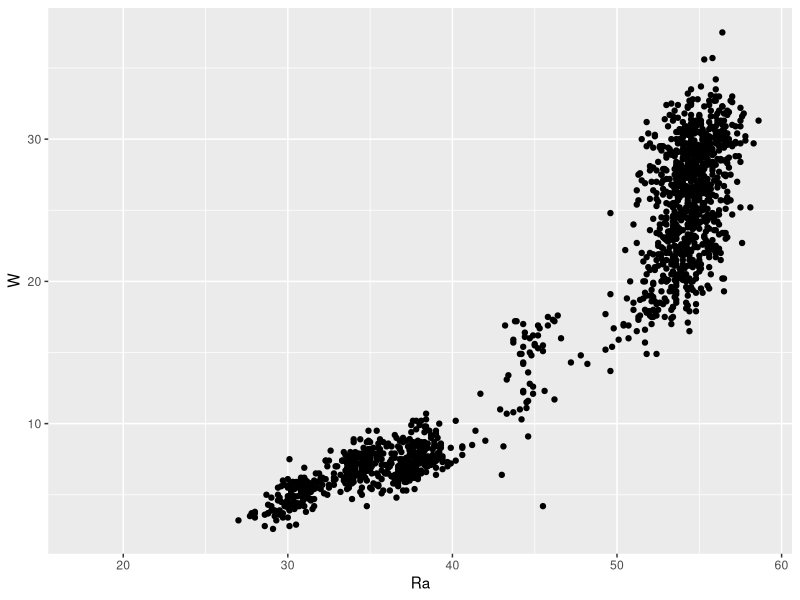
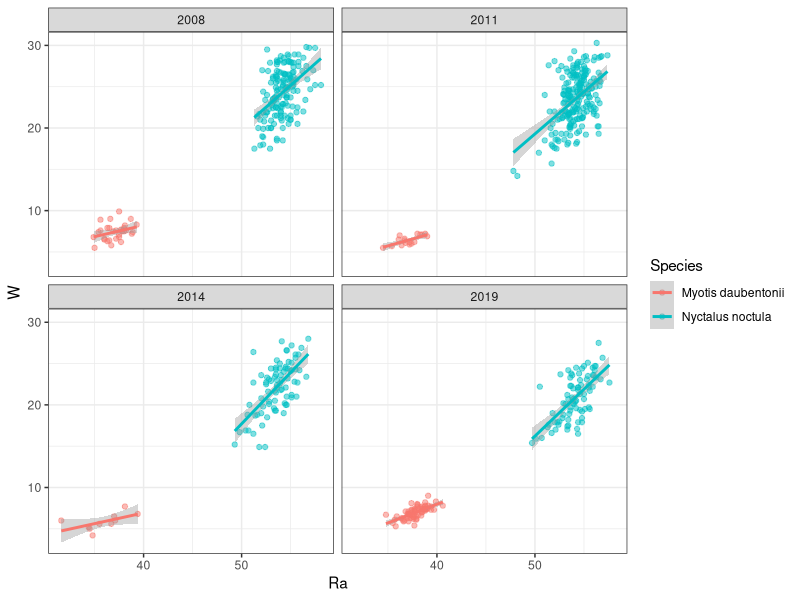
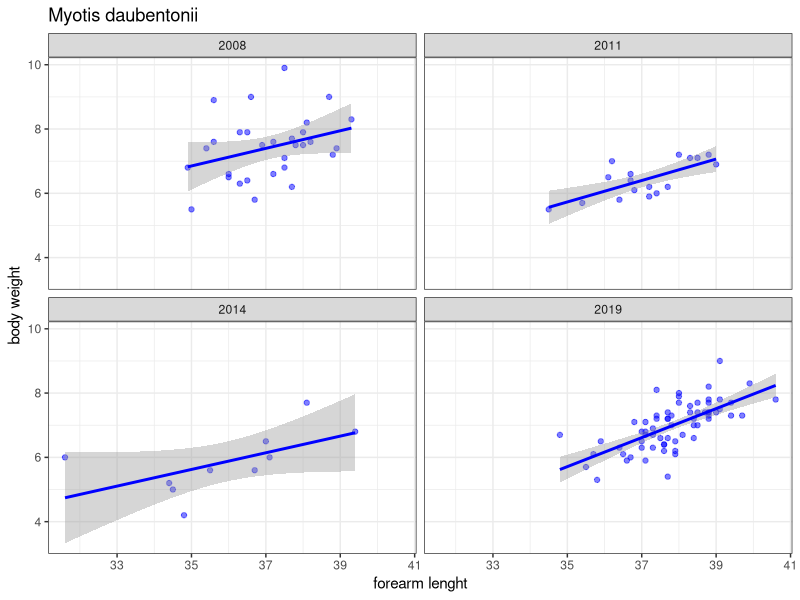
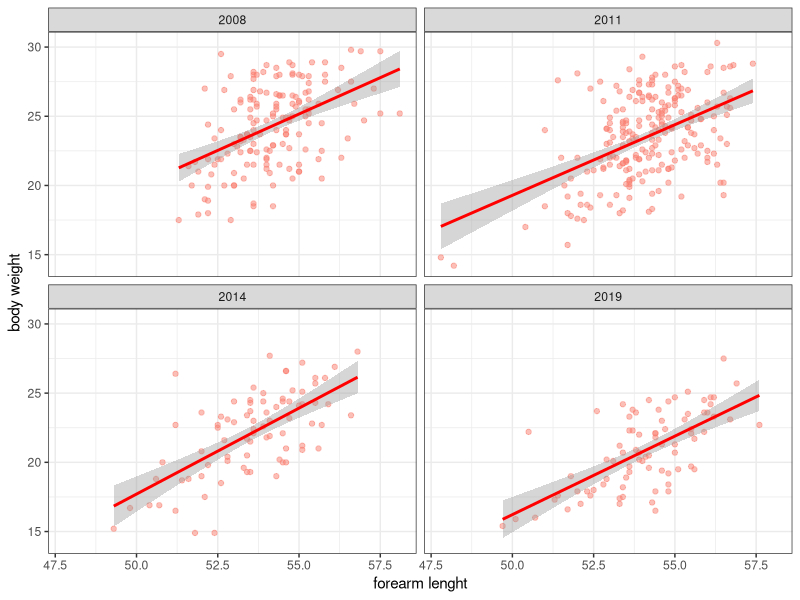
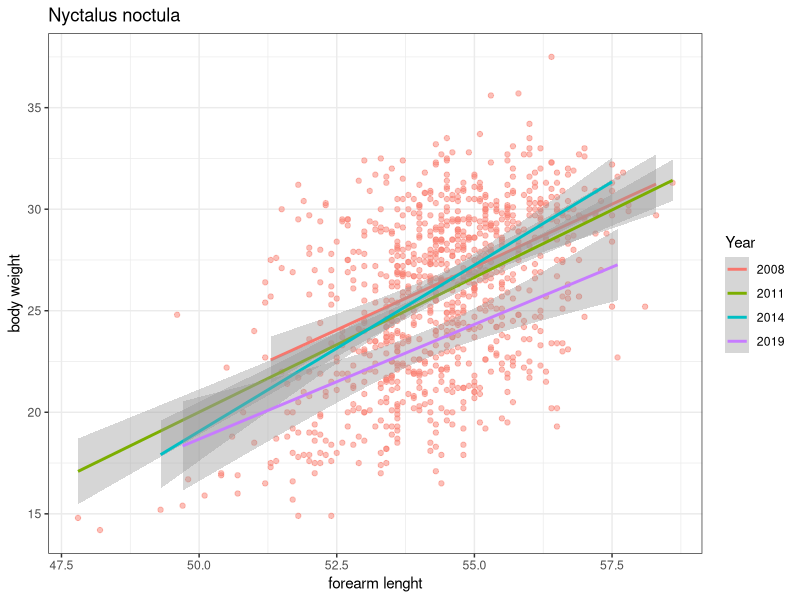
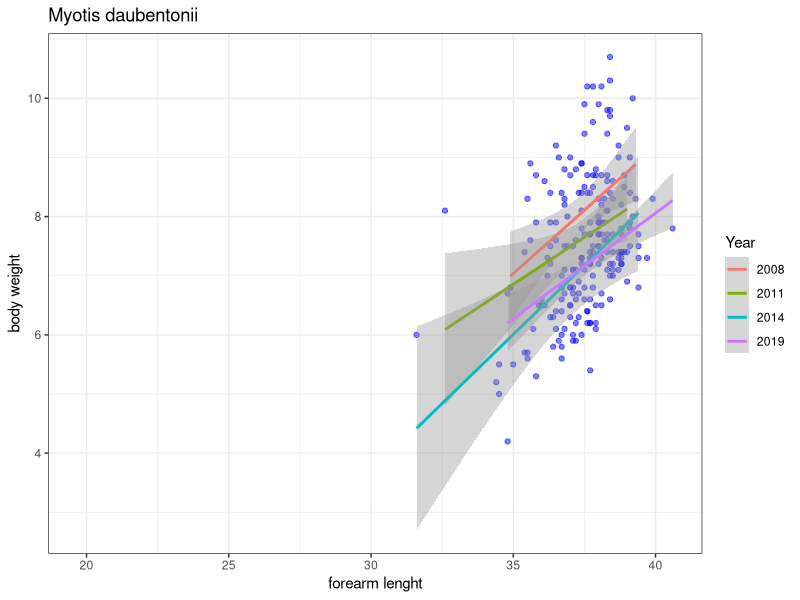
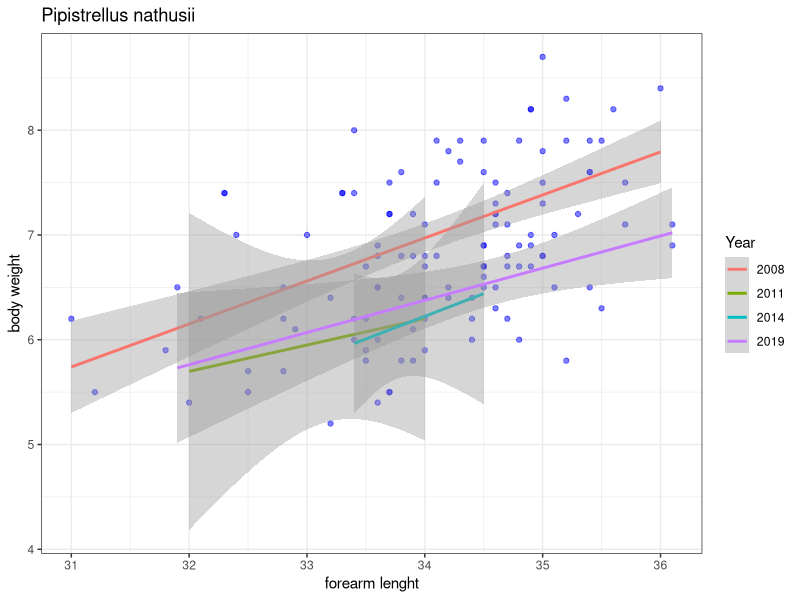
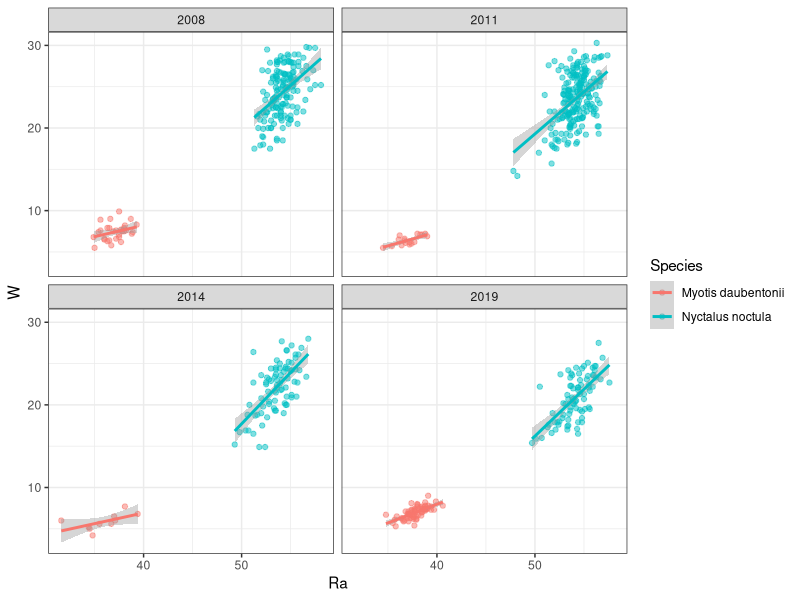

Recreate these plots in R, in order.
library (ggplot2)
library(lubridate)    #створення нової колонки з даними про день від початку року 
df <- read.csv("Homolsha_all_years.csv")

#?sub 
df$Ra <- sub(",", ".", df$Ra) #заміна ком на крапки в промірах передпліччя
df$W <- sub(",", ".", df$W)

df$date <- as.Date(df$Data, "%d.%m.%Y") # convert date to R Data format
df$Place <- as.factor(df$Place)
df$Species <- as.factor(df$Species)
df$sex <- as.factor(df$sex)
df$age <- as.factor(df$age)
df$Year <- year(df$date) #виокремлення року
df$Year <-as.factor (df$Year)


df$Ra <-as.numeric (df$Ra) #присвоєння промірам нумеричного типу даних
df$W <-as.numeric (df$W)

table (df$Species,df$age)

ggplot(data = df, aes(Ra, W )) +
  geom_point()

#виокремлюю сабсет з тільки двома видами, що цікавлять
df1 <- subset(
  df, # обєкт з якого відбираються рядки
  Species %in% c ("Nyctalus noctula", "Myotis daubentonii") & 
               age == "sad" #види та вікова група які потрібні
  ) 


?subset

table(df1$Species)

#графік скаттерплот для двох видів разом залежності передпліччя від ваги
ggplot(data = df1, aes(Ra, W, colour = Species )) +
  geom_point(alpha = 0.5) + 
  geom_smooth(
    # aes(colour = Species), 
    method = "lm"
    ) +
  facet_wrap(.~Year) +
  theme_bw()

ggsave("MDOCvsNNOC_sad.jpg", units = "mm", width = 120,
       height = 80, dpi = 300)

#скаттерплот залежності передпліччя від ваги для даубентонів з лінією регресії
ggplot(data = subset(
df1, df1$Species == "Myotis daubentonii"),
aes(Ra, W )) +
  geom_point(colour = "blue", alpha = 0.5) + 
  geom_smooth(
    # aes(colour = Species), 
    colour = "blue",
    method = "lm"
  ) +
  labs (x= "forearm lenght", y = "body weight",
        title = "Myotis daubentonii") +
  facet_wrap(.~Year) +
  theme_bw()

ggsave("MDAU_body_condition.jpg", units = "mm", width = 120,
       height = 80, dpi = 300)

#скаттерплот залежності передпліччя від ваги для рижиків з лінією регресії
ggplot(data = subset(
  df1, df1$Species == "Nyctalus noctula"),
  aes(Ra, W )) +
  geom_point(colour = "salmon", alpha = 0.5) + 
  geom_smooth(
    # aes(colour = Species),
    colour = "red",
    method = "lm"
  ) +
  labs (x= "forearm lenght", y = "body weight" ) +
  facet_wrap(.~Year) +
  theme_bw()


ggsave("NNOC_body_condition.jpg", units = "mm", width = 120,
       height = 80, dpi = 300)


#скаттерплот залежності передпліччя від ваги для рижиків в одному вікні за усі роки
ggplot(data = subset(
  df, df$Species == "Nyctalus noctula"),
  aes(Ra, W )) +
  geom_point(colour = "salmon", alpha = 0.5) + 
  geom_smooth(
    aes(colour = Year),
    #colour = Year,
    method = "lm"
  ) +
  labs (x= "forearm lenght", y = "body weight", 
        title = "Nyctalus noctula" ) +
  #facet_wrap(.~Year) +
  theme_bw()

ggsave("NNOC_body_condition_allyears.jpg", units = "mm", width = 160,
       height = 120, dpi = 300)

#скаттерплот залежності передпліччя від ваги для даубентонів в одному вікні за усі роки
ggplot(data = subset(
  df, df$Species == "Myotis daubentonii"),
  aes(Ra, W )) +
  geom_point(colour = "blue", alpha = 0.5) + 
  geom_smooth(
    aes(colour = Year),
    #colour = Year,
    method = "lm"
  ) +
  labs (x= "forearm lenght", y = "body weight", 
        title = "Myotis daubentonii" ) +
  #facet_wrap(.~Year) +
  theme_bw()

ggsave("MDAU_body_condition_allyears.jpg", units = "mm", width = 160,
       height = 120, dpi = 300)


#аналіз того самого для натузиків 

df <- read.csv("Homolsha_all_years.csv")

#?sub 
df$Ra <- sub(",", ".", df$Ra) #заміна ком на крапки в промірах передпліччя
df$W <- sub(",", ".", df$W)

df$date <- as.Date(df$Data, "%d.%m.%Y") # convert date to R Data format
df$Place <- as.factor(df$Place)
df$Species <- as.factor(df$Species)
df$sex <- as.factor(df$sex)
df$age <- as.factor(df$age)
df$Year <- year(df$date) #виокремлення року
df$Year <-as.factor (df$Year)

df$Ra <-as.numeric (df$Ra)
df$W <-as.numeric (df$W)


df <- subset(
  df, # обєкт з якого відбираються рядки
  Species %in% c ("Pipistrellus nathusii") & 
    age == "sad" #види та вікова група які потрібні
) 

ggplot(data = subset(
  df, df$Species == "Pipistrellus nathusii" & df$Ra > 30  ),
  aes(Ra, W )) +
  geom_point(colour = "blue", alpha = 0.5) + 
  geom_smooth(
    aes(colour = Year),
    #colour = Year,
    method = "lm"
  ) +
  labs (x= "forearm lenght", y = "body weight", 
        title = "Pipistrellus nathusii" ) +
  #facet_wrap(.~Year) +
  theme_bw()

ggsave("PNAT_body_condition_allyears.jpg", units = "mm", width = 160,
       height = 120, dpi = 300)



